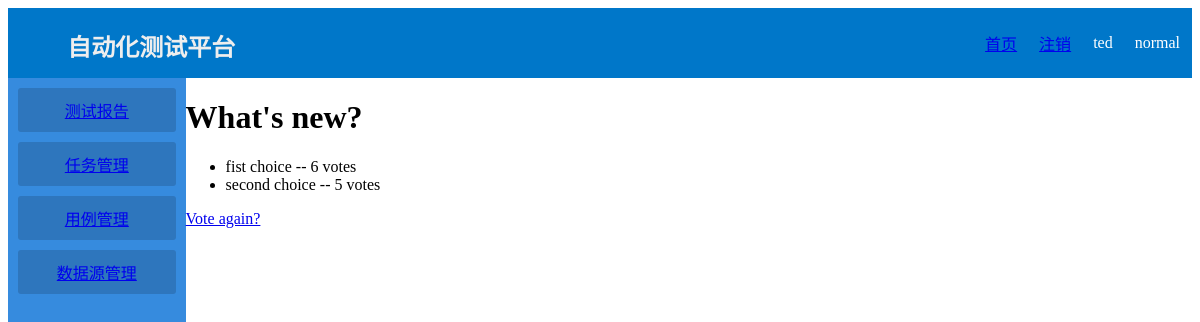
The app's page /polls/1/results/ (signed in) with its own data.
### login/models.py (models this page shows, shortened)
class Menu(models.Model):
    order = models.IntegerField(unique=True)
    menu_text = models.CharField(max_length=20, unique=True)
    url = models.CharField(max_length=32)

### polls/models.py (models this page shows, shortened)
class Question(models.Model):
    question_text = models.CharField(max_length=200)
    pub_date = models.DateField('date published')

class Choice(models.Model):
    question = models.ForeignKey(Question, on_delete=models.CASCADE)
    choice_text = models.CharField(max_length=80)
    votes = models.IntegerField(default=0)

### polls/views.py (the view)
# urls.py: path('<int:pk>/results/', views.ResultsView.as_view(), name='results'),
class ResultsView(LoginRequiredMixin, generic.DetailView):
    model = Question  # 使用了模型, question自动提供给模板
    template_name = 'polls/results.html'
    def get_context_data(self, **kwargs):
        context = super().get_context_data(**kwargs)
        request = self.request
        user_name = request.user.username
        user_group = Group.objects.get(user__username=user_name)
        rmenu = RoleMenu.objects.filter(role_name=user_group).values('menu')
        menu = Menu.objects.filter(menu_text__in=rmenu).order_by('order')
        context['menu'] = menu
        context['user_group'] = user_group
        context['user_name'] = user_name
        return context

### polls/templates/polls/results.html
{% extends 'base.html' %}
{% block content %}
<h1>{{ question.question_text }}</h1>
<ul>
{% for choice in question.choice_set.all %}
    <li>{{ choice.choice_text }} -- {{ choice.votes }} vote{{ choice.votes|pluralize }}</li>
{% endfor %}
</ul>
<a href="{% url 'polls:detail' question.id %}">Vote again?</a>
{% endblock %}

### WebDemo/templates/base.html (shortened to what this page needs)
<!DOCTYPE html>
<html lang="en">
<head>
    {% load static %}
    <link rel="stylesheet" type="text/css" href="{% static 'style.css' %}">
</head>
<body>
<div id="head">
    <div><h2>自动化测试平台</h2></div>
    <table>
        <tr>
            <td><a href="{% url 'projects:index' 1 %}">首页</a></td>
            <td><a href="{% url 'polls:logout' %}">注销</a></td>
            <td>{{user_name}}</td>
            <td>{{user_group}}</td>
        </tr>
    </table>
</div>
<div id="left">
    <div id="menu">
    <div class="button">
        {% for m in menu %}
        <div><a href="{{m.url}}">{{m.menu_text}}</a></div>
        {% endfor %}
    </div>
</div>
</div>
<div id="content">
    {% block content %}{% endblock %}
</div>
</body>
</html>

### WebDemo/static/style.css (style rules this page uses)
body { font-family: Microsoft Yahei }
div#head { height: 70px; width: 100%; background: #0077c9 }
div#head table { height: 100%; float:right }
div#head div { height: 100%; color: #eeeeee; float:left; padding-left:5% }
div#head table td { padding: 10px;text-align: center; vertical-align: middle; color:white }
div#left { height: 1024px; width: 15%; float: left; background: #368bde }
div#content { height: 1024px; width: 85%; float: right; }
#menu { margin:0 auto; text-align: center; }
.button div { background: #2e76bd; color:#c4ceda; border-radius:3px; margin:10px; padding:10px 15px }

### records on screen
Menu: menu_text "测试报告"
Menu: menu_text "任务管理"
Menu: menu_text "用例管理"
Menu: menu_text "数据源管理"
Question: question_text "What's new?"
Choice: choice_text "fist choice", votes "6"
Choice: choice_text "second choice", votes "5"

### other values on screen
{{ user_name }} "ted"
{{ user_group }} "normal"
